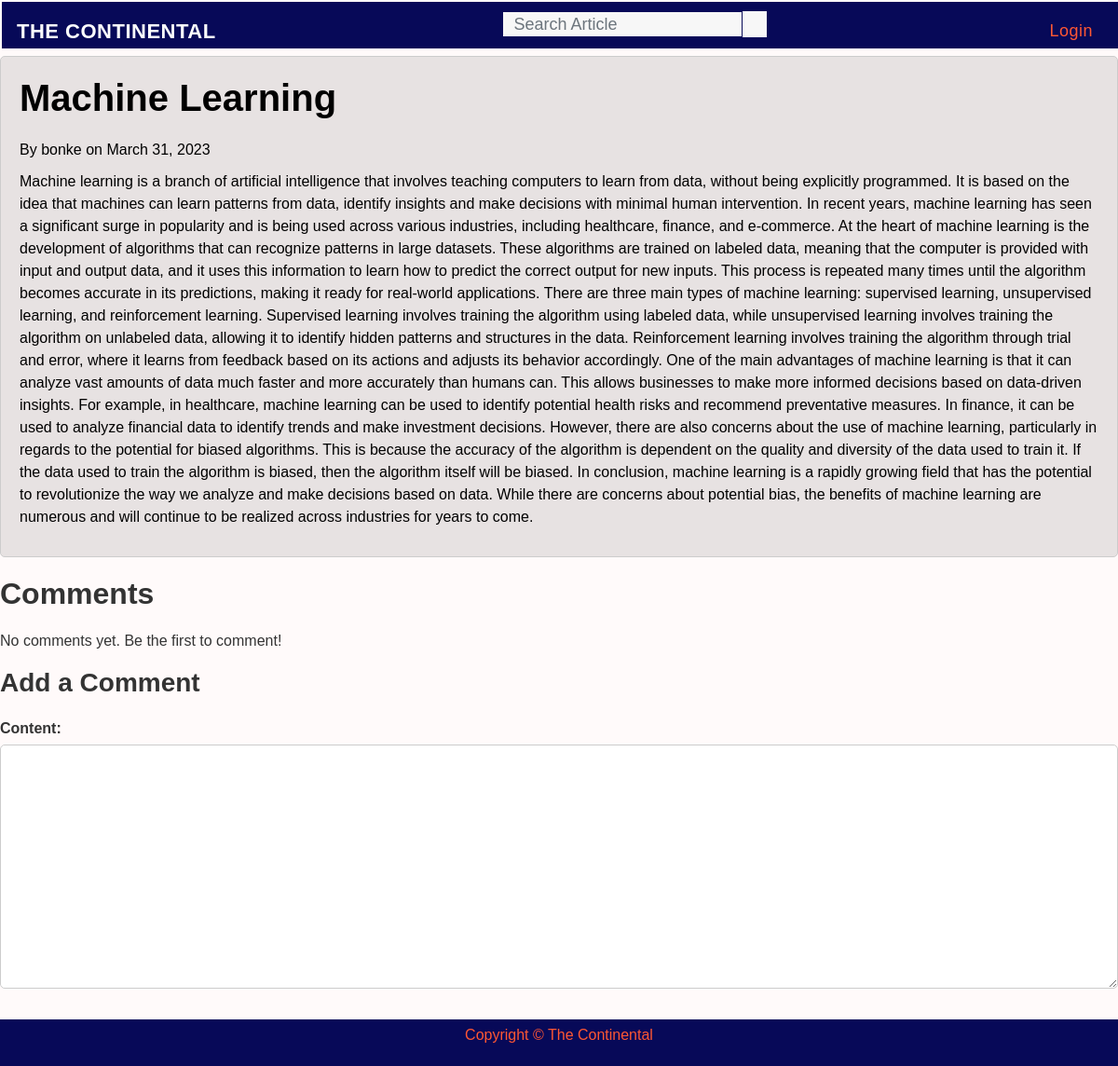
The app's page /articles/3/ with its own data.
### News/models.py (models this page shows, shortened)
class Article(models.Model):
    title = models.CharField(max_length=200)
    content = models.TextField()
    author = models.ForeignKey(User, on_delete=models.CASCADE)
    categories = models.ManyToManyField(Category, related_name='articles')
    created_at = models.DateTimeField(auto_now_add=True)
    updated_at = models.DateTimeField(auto_now=True)
    preview = models.TextField(blank=True)

### News/views.py (the view)
# urls.py: path('articles/<int:pk>/', views.article_detail, name='article_detail'),
def article_detail(request, pk):
    article = get_object_or_404(Article, pk=pk)
    comments = article.comments.all()
    if request.method == 'POST':
        form = CommentForm(request.POST)
        if form.is_valid():
            comment = form.save(commit=False)
            comment.article = article
            comment.author = request.user
            comment.save()
            messages.success(request, 'Your comment has been added!')
            return redirect('article_detail', pk=pk)
    else:
        form = CommentForm()
    return render(request, 'templates/article_detail.html', {'article': article, 'comments': comments, 'form': form})

### News/forms.py
class CommentForm(forms.ModelForm):
    class Meta:
        model = Comment
        fields = ['content']

### News/templates/templates/article_detail.html (shortened to what this page needs)
{% extends 'templates/base.html' %}
{% block content %}
<article>
    <h1>{{ article.title }}</h1>
    <p class="meta">
        By {{ article.author }} on {{ article.created_at|date:"F j, Y" }}
    </p>
    <p>{{ article.content }}</p>
</article>
<section id="comments">
    <h2>Comments</h2>
    {% if comments %}
        <ul>
            {% for comment in comments %}
                <li>
                    <p class="meta">
                        By {{ comment.author }} on {{ comment.created_at|date:"F j, Y" }}
                    </p>
                    <p>{{ comment.content }}</p>
                </li>
            {% endfor %}
        </ul>
    {% else %}
        <p>No comments yet. Be the first to comment!</p>
    {% endif %}
    <h3>Add a Comment</h3>
    <form method="POST">
        {{ form.as_p }}
        <button type="submit">Submit</button>
    </form>
</section>
{% endblock %}

### News/static/css/basenews.css (style rules this page uses)
body { font-family: Arial, sans-serif; color: #333; background-color: #FFFAFA; display: flex; flex-direction: column; height: 100vh; overflow-y: scroll; padding-top: 60px; }
h1, h2, h3 { font-weight: bold; margin: 0 0 20px 0; }
form { margin: 20px 0; }
label { display: block; font-weight: bold; margin-bottom: 5px; }
input[type=text], textarea { width: 100%; padding: 10px; border: 1px solid #ccc; border-radius: 5px; margin-bottom: 10px; }
article { background-color: #e7e2e2; padding: 20px; margin-bottom: 20px; border: 1px solid #ccc; border-radius: 5px; font-size: 16px; color: black; }
article p { font-size: 16px; line-height: 1.5; margin-bottom: 10px; }

### records on screen
Article: title "Machine Learning", author "bonke", created_at "March 31, 2023", content "Machine learning is a branch of artificial intelligence that involves teaching computers to learn from data, without being explicitly programmed. It is based on the idea that machines can learn patterns from data, identify insights and make decisions with minimal human intervention. In recent years, machine learning has seen a significant surge in popularity and is being used across various industries, including healthcare, finance, and e-commerce. At the heart of machine learning is the development of algorithms that can recognize patterns in large datasets. These algorithms are trained on labeled data, meaning that the computer is provided with input and output data, and it uses this…"
